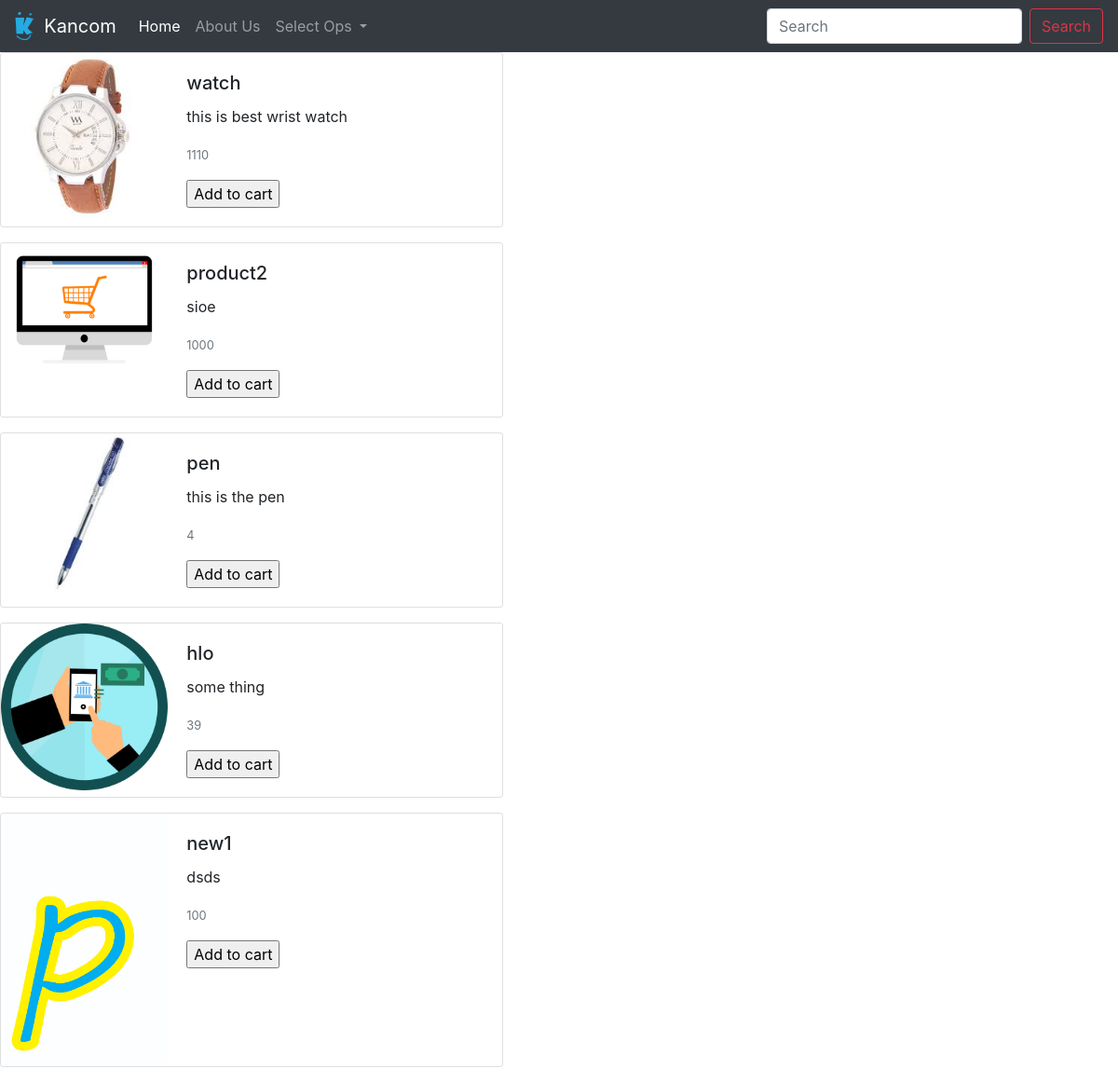
Page /showall on the committed database.
### shop/models.py (models this page shows, shortened)
class Product(models.Model):
    product_id=models.AutoField
    product_name=models.CharField(max_length=20,default="")
    catagory=models.CharField(max_length=20,default="")
    subcatagory = models.CharField(max_length=20,default="")
    price=models.IntegerField(default=0)
    desc=models.CharField(max_length=300,default="")
    publish_date=models.DateField()
    image=models.ImageField(upload_to="shop/images")

### shop/views.py (the view)
# urls.py: path('showall',views.showall,name='showall')
def showall(req):
    pros=Product.objects.all()
    params={'kanx':pros}
    return render(req,'shop/showall.html',params)

### shop/templates/shop/showall.html (shortened to what this page needs)
{% extends 'shop/basic.html' %}
{% block body %}
{% for i in kanx %}
<div class="card mb-3" style="max-width: 540px;">
  <div class="row no-gutters">
    <div class="col-md-4">
      <img src="/media/{{i.image}}" class="card-img" alt="...">
    </div>
    <div class="col-md-8">
      <div class="card-body">
        <h5 class="card-title">{{i.product_name}}</h5>
        <p class="card-text">{{i.desc}}</p>
        <p class="card-text"><small class="text-muted">{{i.price}}</small></p>
           <form action="cart" method="post">{% csrf_token %}
        <div>
      <input type="submit" class="add" value="Add to cart">
          </div>
      </form>
      </div>
    </div>
  </div>
</div>
{% endfor %}
{% endblock %}

### shop/templates/shop/basic.html (shortened to what this page needs)
<!doctype html>
<html lang="en">
  <head>
    <link rel="stylesheet" href="https://stackpath.bootstrapcdn.com/bootstrap/4.5.0/css/bootstrap.min.css">
    {% load static %}
  </head>
  <body>
   {% load static %}
    <nav class="navbar navbar-expand-lg navbar-dark bg-dark">
          <a class="navbar-brand" href="#">
    <img src="{%static 'kancom.png' %}" width="20" height="30" class="d-inline-block align-top" alt="...">
    &nbsp;Kancom
  </a>
  <div class="collapse navbar-collapse" id="navbarSupportedContent">
    <ul class="navbar-nav mr-auto">
      <li class="nav-item active">
        <a class="nav-link" href="/">Home <span class="sr-only">(current)</span></a>
      </li>
      <li class="nav-item">
        <a class="nav-link" href="aboutus">About Us</a>
      </li>
      <li class="nav-item dropdown">
        <a class="nav-link dropdown-toggle" href="#" id="navbarDropdown" role="button" data-toggle="dropdown" aria-haspopup="true" aria-expanded="false">
          Select Ops
        </a>
      </li>
      <li class="nav-item">
      {% if val %}
        <form action="/" method="post">{% csrf_token %}
        <input type="hidden" value="True" name="signout">
          <input type="submit" value="SignOut" class="add4">
          </form>
        {% else %}
        <a class="nav-link disabled" href="#" tabindex="-1" aria-disabled="true"></a>
        {% endif %}
      </li>
    </ul>
    <form class="form-inline my-2 my-lg-0">
      <input class="form-control mr-sm-2" type="search" placeholder="Search" aria-label="Search">
      <button class="btn btn-outline-danger my-2 my-sm-0" type="submit">Search</button>
    </form>
  </div>
    </nav>
{%block body%} {% endblock%}
  </body>
</html>

### rows in the picture
Product: image (picture), product_name "watch", desc "this is best wrist watch", price "1110"
Product: image (picture), product_name "product2", desc "sioe", price "1000"
Product: image (picture), product_name "pen", desc "this is the pen", price "4"
Product: image (picture), product_name "hlo", desc "some thing", price "39"
Product: image (picture), product_name "new1", desc "dsds", price "100"
